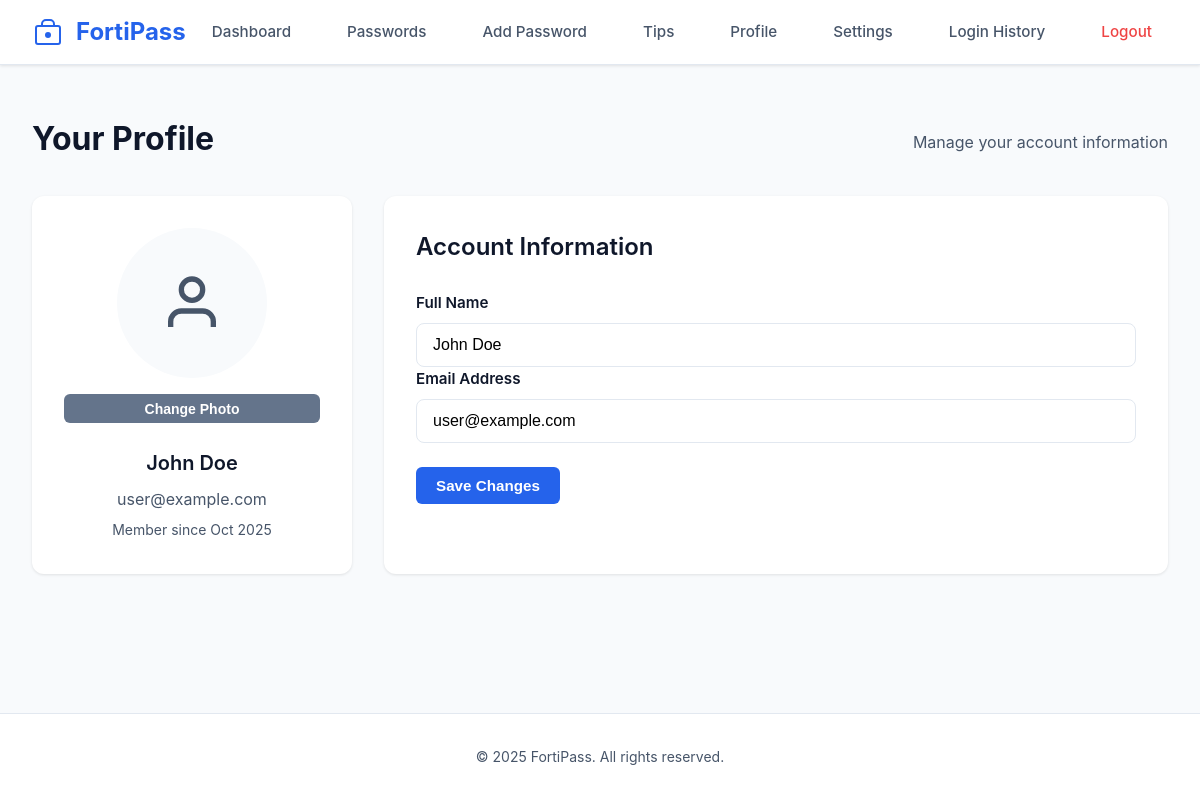
The app's page /profile.php (signed in) with its own data.
### tables this page shows
CREATE TABLE IF NOT EXISTS users (
    id INT AUTO_INCREMENT PRIMARY KEY,
    email VARCHAR(255) NOT NULL UNIQUE,
    password VARCHAR(255) NOT NULL,
    full_name VARCHAR(255) NOT NULL,
    profile_image VARCHAR(255) DEFAULT NULL,
    created_at TIMESTAMP DEFAULT CURRENT_TIMESTAMP
);

### src/config.php (called while the page is built, shortened)
<?php
function getDbConnection() {
    try {
        $conn = new PDO("mysql:host=" . DB_HOST . ";dbname=" . DB_NAME, DB_USER, DB_PASS);
        $conn->setAttribute(PDO::ATTR_ERRMODE, PDO::ERRMODE_EXCEPTION);
        return $conn;
    } catch(PDOException $e) {
        die("Connection failed: " . $e->getMessage());
    }
}
function getCurrentUser() {
    $conn = getDbConnection();
    $stmt = $conn->prepare("SELECT * FROM users WHERE id = ?");
    $stmt->execute([$_SESSION['user_id']]);
    return $stmt->fetch(PDO::FETCH_ASSOC);
}

### src/profile.php (the view, shortened to what this page needs)
<?php
require_once 'config.php';
$user = getCurrentUser();
include 'header.php';
?>
<div class="container">
    <div class="page-header">
        <h1>Your Profile</h1>
        <p>Manage your account information</p>
    </div>
    <div class="profile-container">
        <div class="profile-sidebar">
            <div class="profile-image-section">
                <?php if ($user['profile_image']): ?>
                    <img src="/uploads/profile_images/<?php echo htmlspecialchars($user['profile_image']); ?>" alt="Profile" class="profile-image">
                <?php else: ?>
                    <div class="profile-image-placeholder">
                        <svg width="64" height="64" viewBox="0 0 24 24" fill="none" stroke="currentColor" stroke-width="2">
                            <path d="M20 21v-2a4 4 0 0 0-4-4H8a4 4 0 0 0-4 4v2"></path>
                            <circle cx="12" cy="7" r="4"></circle>
                        </svg>
                    </div>
                <?php endif; ?>
                <form method="POST" enctype="multipart/form-data" class="upload-form">
                    <button type="button" class="btn btn-secondary btn-sm" onclick="document.getElementById('profile_image').click()">
                        Change Photo
                    </button>
                </form>
            </div>
            <div class="profile-info">
                <h3><?php echo htmlspecialchars($user['full_name']); ?></h3>
                <p><?php echo htmlspecialchars($user['email']); ?></p>
                <small>Member since <?php echo date('M Y', strtotime($user['created_at'])); ?></small>
            </div>
        </div>
        <div class="profile-main">
            <h2>Account Information</h2>
            <form method="POST" class="form">
                <div class="form-group">
                    <label for="full_name">Full Name</label>
                    <input type="text" id="full_name" name="full_name" required value="<?php echo htmlspecialchars($user['full_name']); ?>">
                </div>
                <div class="form-group">
                    <label for="email">Email Address</label>
                    <input type="email" id="email" name="email" required value="<?php echo htmlspecialchars($user['email']); ?>">
                </div>
                <div class="form-actions">
                    <button type="submit" class="btn btn-primary">Save Changes</button>
                </div>
            </form>
        </div>
    </div>
</div>
<?php include 'footer.php'; ?>

### src/assets/style.css (style rules this page uses)
:root { --primary-color: #2563eb; --primary-hover: #1d4ed8; --secondary-color: #64748b; --success-color: #10b981; --error-color: #ef4444; --bg-color: #f8fafc; --surface-color: #ffffff; --text-primary: #0f172a; --text-secondary: #475569; --border-color: #e2e8f0; --shadow: 0 1px 3px rgba(0, 0, 0, 0.1); --shadow-md: 0 4px 6px rgba(0, 0, 0, 0.1); --shadow-lg: 0 10px 15px rgba(0, 0, 0, 0.1); }
* { margin: 0; padding: 0; box-sizing: border-box; }
body { font-family: -apple-system, BlinkMacSystemFont, 'Segoe UI', Roboto, 'Helvetica Neue', Arial, sans-serif; background-color: var(--bg-color); color: var(--text-primary); line-height: 1.6; min-height: 100vh; display: flex; flex-direction: column; }
.container { max-width: 1200px; margin: 0 auto; }
.page-header { margin-bottom: 2rem; display: flex; justify-content: space-between; align-items: center; }
.page-header h1 { font-size: 2rem; font-weight: 700; color: var(--text-primary); }
.page-header p { color: var(--text-secondary); margin-top: 0.5rem; }
.btn { padding: 0.625rem 1.25rem; border: none; border-radius: 6px; font-weight: 600; font-size: 0.95rem; cursor: pointer; transition: all 0.2s; text-decoration: none; display: inline-block; }
.btn-primary { background-color: var(--primary-color); color: white; }
.btn-secondary { background-color: var(--secondary-color); color: white; }
.btn-sm { padding: 0.4rem 0.875rem; font-size: 0.875rem; }
.form-group { display: flex; flex-direction: column; gap: 0.5rem; }
.form-group label { font-weight: 600; color: var(--text-primary); font-size: 0.95rem; }
.form-group input, .form-group textarea, .form-group select { padding: 0.75rem 1rem; border: 1px solid var(--border-color); border-radius: 8px; font-size: 1rem; transition: all 0.2s; }
.form-actions { display: flex; gap: 1rem; margin-top: 1.5rem; }
.profile-container { display: grid; grid-template-columns: 320px 1fr; gap: 2rem; }
.profile-sidebar { background: var(--surface-color); padding: 2rem; border-radius: 12px; box-shadow: var(--shadow); text-align: center; }
.profile-image-section { margin-bottom: 1.5rem; }
.profile-image-placeholder { width: 150px; height: 150px; border-radius: 50%; background: var(--bg-color); display: flex; align-items: center; justify-content: center; margin: 0 auto 1rem; color: var(--text-secondary); }
.upload-form { display: flex; flex-direction: column; gap: 0.5rem; }
.profile-info h3 { font-size: 1.25rem; font-weight: 600; margin-bottom: 0.5rem; }
.profile-info p { color: var(--text-secondary); margin-bottom: 0.25rem; }
.profile-info small { color: var(--text-secondary); font-size: 0.875rem; }
.profile-main { background: var(--surface-color); padding: 2rem; border-radius: 12px; box-shadow: var(--shadow); }
.profile-main h2 { font-size: 1.5rem; font-weight: 600; margin-bottom: 1.5rem; }

### records on screen
users: full_name "John Doe", email "user@example.com", created_at "Oct 2025"
